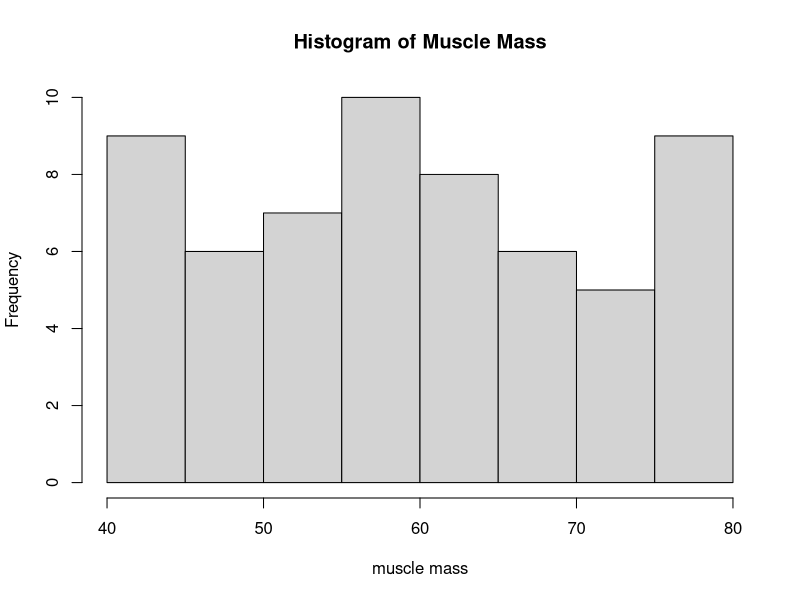
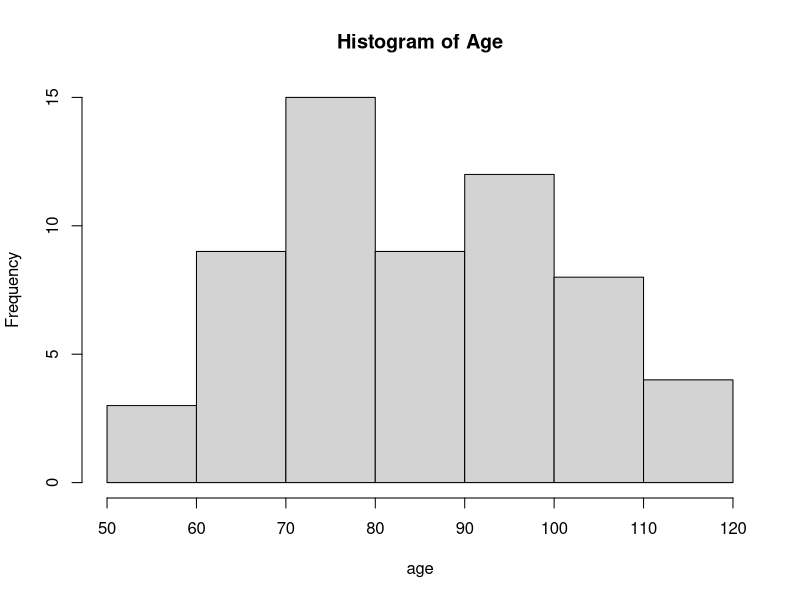
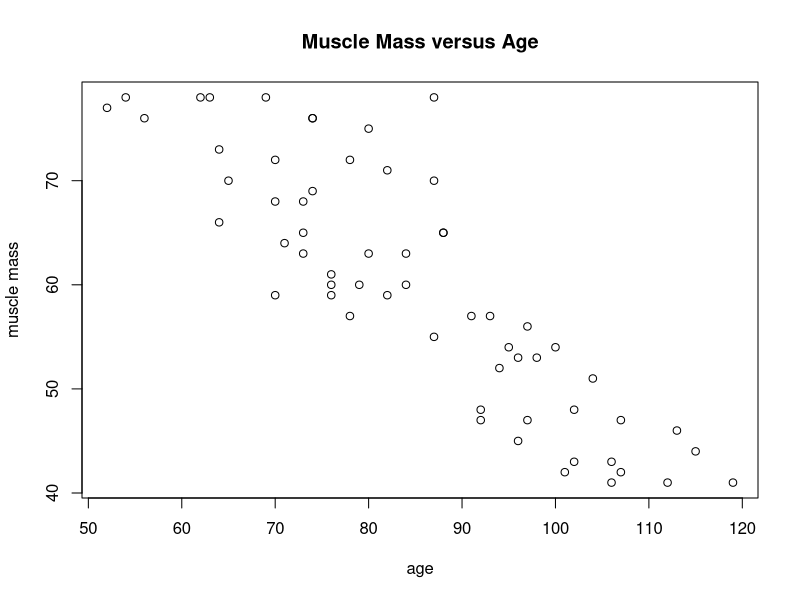
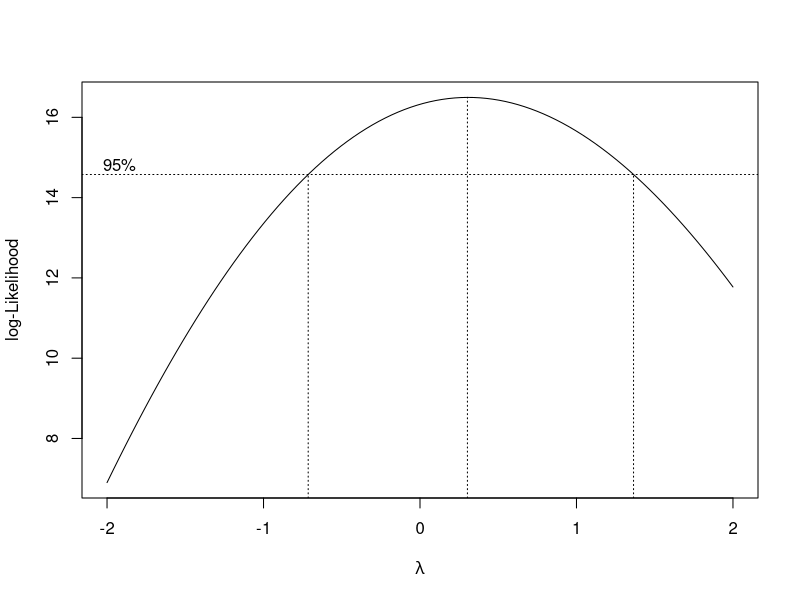
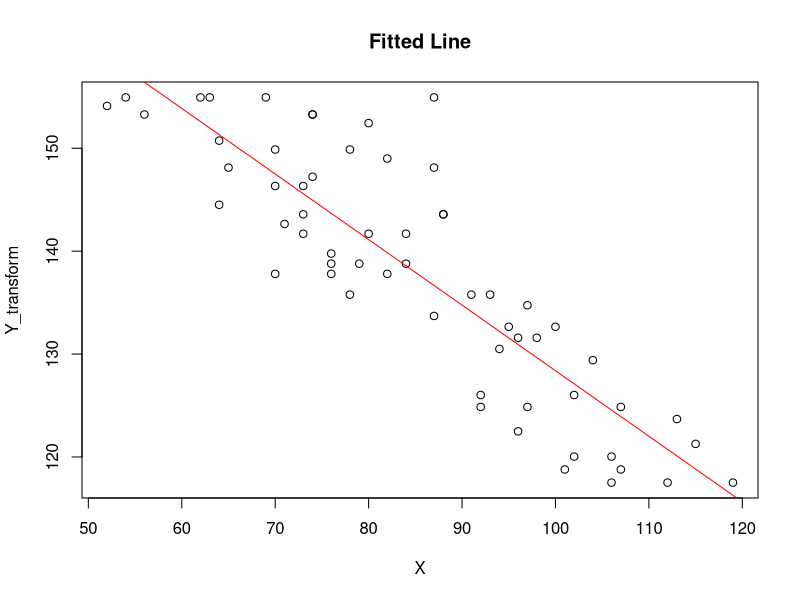
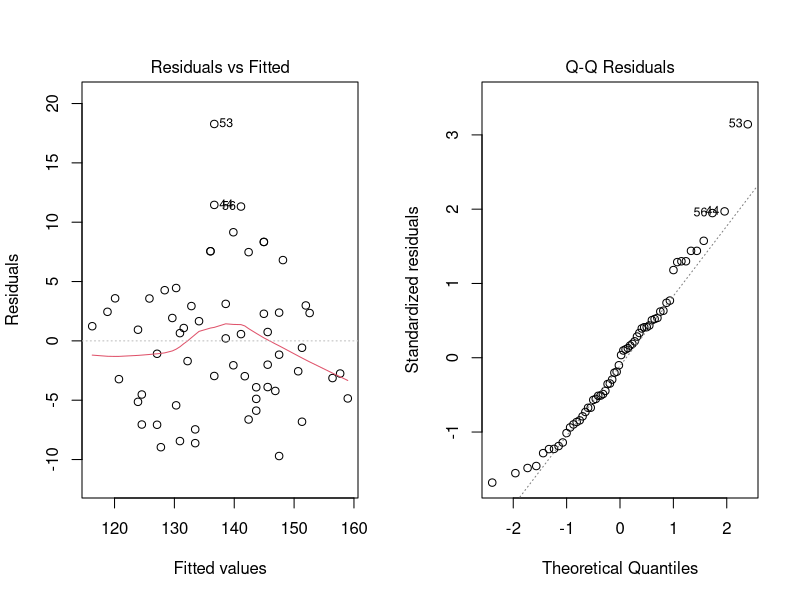

Write R code to recreate these figures, in order.
## ---- chunk 1
knitr::opts_chunk$set(echo = TRUE)
## ---- chunk 2
my_data <- read.table("muscle.txt", header=FALSE)
colnames(my_data) <- c('age','muscle_mass')
hist(my_data$muscle_mass, xlab='muscle mass', main='Histogram of Muscle Mass')
## ---- chunk 3
hist(my_data$age, xlab='age', main='Histogram of Age')
## ---- chunk 4
plot(my_data$age, my_data$muscle_mass, xlab='age', ylab='muscle mass', main='Muscle Mass versus Age')
## ---- chunk 5
library(MASS)
X <- my_data$age
Y <- my_data$muscle_mass
bc <- boxcox(Y ~ X)
lambda <- bc$x[which.max(bc$y)]
print(lambda)
## ---- chunk 6
K_2 <- prod(Y)^(1/length(Y))
K_1 <- 1/(K_2^(lambda - 1))
print(K_1)
Y_transform <- K_1/lambda * (Y^lambda - 1)
inverse_transform <- function(z) {
  return((lambda*z / K_1 + 1)^(1/lambda))
}
## ---- chunk 7
fit <- lm(Y_transform ~ X)
summary(fit)
## ---- chunk 8
MSE <- sum(fit$residuals^2)/fit$df.residual
print(MSE)
## ---- chunk 9
plot(X, Y_transform, main = "Fitted Line")
abline(fit, col='red')
## ---- chunk 10
print(fit$residuals[6])
print(fit$fitted.values[6])

print(fit$residuals[16])
print(fit$fitted.values[16])
## ---- chunk 11
par(mfrow = c(1,2))
plot(fit, which=1)
plot(fit, which=2)
## ---- chunk 12
betas <- fit$coefficients
beta_0 <- betas[1]
s_beta_0 <- summary(fit)$coefficients["(Intercept)","Std. Error"]
crit_val  <- qt(1 - 0.01 / 2, df = 58)
crit_val <- qt(1 - 0.01 / 2, df = 58)
left_val <- beta_0 - s_beta_0*crit_val
print(left_val)
right_val <- beta_0 + s_beta_0*crit_val
print(right_val)
## ---- chunk 13
print(inverse_transform(left_val))
print(inverse_transform(right_val))
## ---- chunk 14
beta_1 <- betas[2]
s_beta_1 <- summary(fit)$coefficients["X","Std. Error"]
crit_val  <- qt(0.01, df = 58)
T_star <- beta_1 / s_beta_1
print(T_star < crit_val)
## ---- chunk 15
n <- length(X)
mean_x <- mean(X)
sum_x_squared <- sum(X^2)

X_pred <- 60
Y_pred <- beta_0 + beta_1*X_pred
crit_val <- qt(1 - 0.05 / 2, df = n - 2)

s_Y_pred <- sqrt(MSE * (1 + 1/n + (X_pred - mean_x)^2 / (sum_x_squared - n * mean_x^2)))
left_val <- Y_pred - crit_val*s_Y_pred
print(left_val)
right_val <- Y_pred + crit_val*s_Y_pred
print(right_val)
